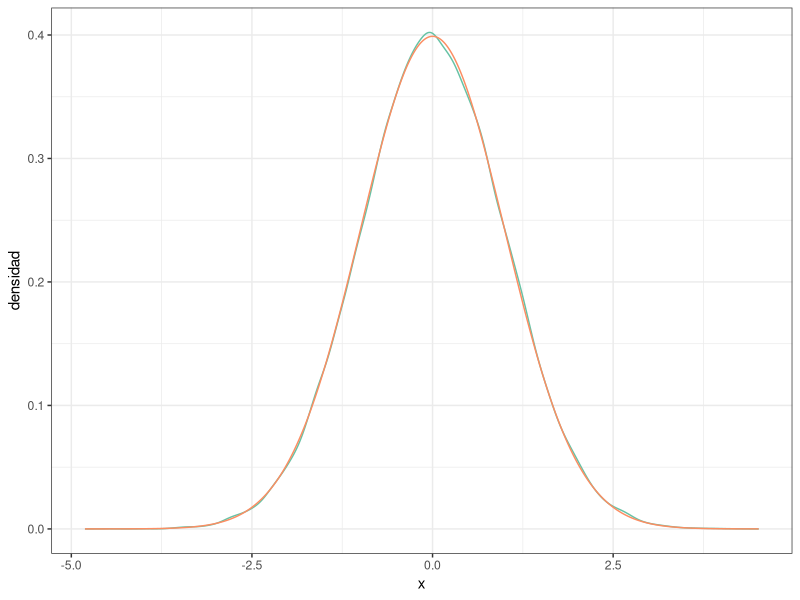
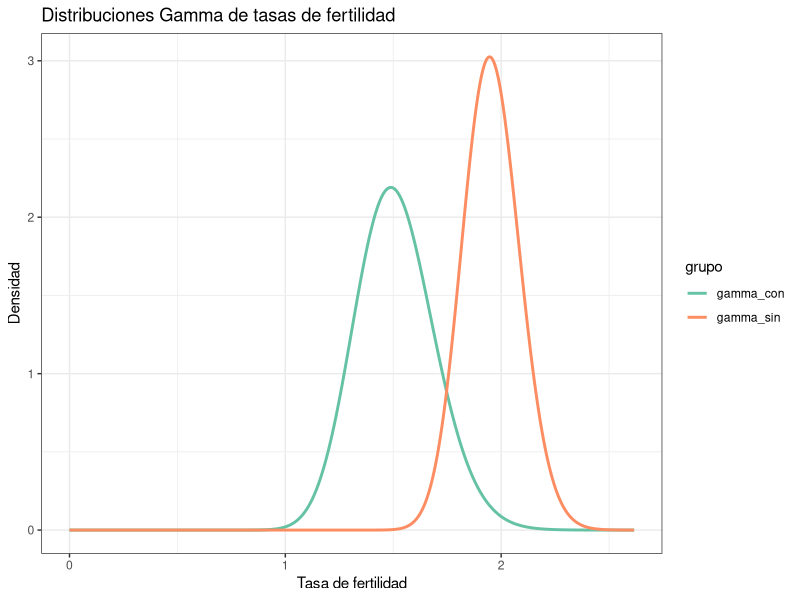

Write the R code that produced these figures, in order.
## ---- chunk 1
#| message: false

# Paquetes:
library(tidyverse)
library(RColorBrewer)


# Configuración de la salida gráfica:

PALETA <- brewer.pal(8, "Set2") # Colores por defecto
color_defecto  <- PALETA[1]
options(ggplot2.discrete.colour = PALETA)

theme_set(theme_bw()) # Tema "neutro" para la representación gráfica

# Redondea los números reales "inline":
options(digits = 3L)                
options(knitr.digits.signif = FALSE)
## ---- chunk 2
# Tiempo en s para leer un texto estándar en una prueba de lectura de las 2
#   clases de 1º de ESO en un colegio:
clase_1 <- tibble(
  id     = 1:27,
  tiempo = c(
    242, 249, 278, 273, 227, 257, 276, 236, 214, 141, 200, 201, 
    228, 271, 160, 275, 156, 246, 293, 306, 263, 247, 224, 160, 277, 
    168, 250
  )
)

clase_2 <- tibble(
  id     = 1:24,
  tiempo = c(
    195, 176, 237, 258, 226, 254, 292, 212, 215, 298, 235, 244, 
    144, 227, 166, 194, 261, 187, 224, 233, 180, 167, 193, 282
  )
)
## ---- chunk 3
MU_PREVIA     <- 247
SIGMA2_PREVIA <-  34^2
## ---- chunk 4
# Función para calcular la posterior
calcula_posterior <- function(datos, mu_previa, sigma2_previa) {
  n <- nrow(datos)
  y_barra <- mean(datos$tiempo)
  sigma2_y <- var(datos$tiempo)
  
  mu_post <- (sigma2_y * mu_previa + n * sigma2_previa * y_barra) / (sigma2_y + n * sigma2_previa)
  sigma2_post <- (sigma2_y * sigma2_previa) / (sigma2_y + n * sigma2_previa)
  
  tibble(
    mu_post = round(mu_post, 2),
    sigma2_post = round(sigma2_post, 2)
  )
}

# Resultados para cada clase
posterior_clase_1 <- calcula_posterior(clase_1, MU_PREVIA, SIGMA2_PREVIA)
posterior_clase_2 <- calcula_posterior(clase_2, MU_PREVIA, SIGMA2_PREVIA)

paste(
  "La posterior de la Clase 1 es N(μ=",
  posterior_clase_1$mu_post, ", σ=",
  posterior_clase_1$sigma2_post, ")"
)

paste(
  "La posterior de la Clase 2 es N(μ=",
  posterior_clase_2$mu_post, ", σ=",
  posterior_clase_2$sigma2_post, ")"
)
## ---- chunk 5
set.seed(20250318)
## ---- chunk 6
# 500 muestras para cada clase
muestras_clase_1 <- rnorm(
  500,
  mean = posterior_clase_1$mu_post,
  sd   = sqrt(posterior_clase_1$sigma2_post)
)

muestras_clase_2 <- rnorm(
  500,
  mean = posterior_clase_2$mu_post,
  sd   = sqrt(posterior_clase_2$sigma2_post)
)
## ---- chunk 7
# Media y varianza de las simulaciones (Monte Carlo)
media_mc_1    <- mean(muestras_clase_1)
varianza_mc_1 <- var(muestras_clase_1)

media_mc_2    <- mean(muestras_clase_2)
varianza_mc_2 <- var(muestras_clase_2)

# Comparación con los valores analíticos
tibble(
  clase      = c("Clase 1", "Clase 2"),
  media_mc   = c(media_mc_1, media_mc_2),
  var_mc     = c(varianza_mc_1, varianza_mc_2),
  media_analitica = c(posterior_clase_1$mu_post, posterior_clase_2$mu_post),
  var_analitica   = c(posterior_clase_1$sigma2_post, posterior_clase_2$sigma2_post)
)
## ---- chunk 8
# Clase 1
n_1 <- length(muestras_clase_1)
media_mc_1 <- mean(muestras_clase_1)
sd_mc_1 <- sqrt(var(muestras_clase_1)) # El enunciado pide explícitamente usar la varianza, pero se podría usar sd(muestras_clase_1) en su lugar
mcse_1 <- sd_mc_1 / sqrt(n_1)
ic_95_inf_1 <- media_mc_1 - 1.96 * mcse_1
ic_95_sup_1 <- media_mc_1 + 1.96 * mcse_1
amplitud_1 <- ic_95_sup_1 - ic_95_inf_1
dentro_1 <- posterior_clase_1$mu_post >= ic_95_inf_1 & posterior_clase_1$mu_post <= ic_95_sup_1

# Clase 2
n_2 <- length(muestras_clase_2)
media_mc_2 <- mean(muestras_clase_2)
sd_mc_2 <- sqrt(var(muestras_clase_2))
mcse_2 <- sd_mc_2 / sqrt(n_2)
ic_95_inf_2 <- media_mc_2 - 1.96 * mcse_2
ic_95_sup_2 <- media_mc_2 + 1.96 * mcse_2
amplitud_2 <- ic_95_sup_2 - ic_95_inf_2
dentro_2 <- posterior_clase_2$mu_post >= ic_95_inf_2 & posterior_clase_2$mu_post <= ic_95_sup_2

# Resultados en tabla
tibble(
  clase = c("Clase 1", "Clase 2"),
  media_mc = c(media_mc_1, media_mc_2),
  mcse = c(mcse_1, mcse_2),
  ic_95_inf = c(ic_95_inf_1, ic_95_inf_2),
  ic_95_sup = c(ic_95_sup_1, ic_95_sup_2),
  amplitud = c(amplitud_1, amplitud_2),
  media_analitica = c(posterior_clase_1$mu_post, posterior_clase_2$mu_post),
  dentro_intervalo = c(dentro_1, dentro_2)
)
## ---- chunk 9
# 1. Obtener la desviación estándar mayor de ambas distribuciones simuladas
sd_max <- max(sd(muestras_clase_1), sd(muestras_clase_2))

# 2. Calcular el tamaño muestral necesario para MCSE <= 0.005
mcse_objetivo <- 0.005
n_necesario <- ceiling((sd_max / mcse_objetivo)^2)

# 3. Volver a simular con ese tamaño muestral
set.seed(20250318)
muestras_clase_1_preciso <- rnorm(
  n_necesario,
  mean = posterior_clase_1$mu_post,
  sd   = sqrt(posterior_clase_1$sigma2_post)
)
muestras_clase_2_preciso <- rnorm(
  n_necesario,
  mean = posterior_clase_2$mu_post,
  sd   = sqrt(posterior_clase_2$sigma2_post)
)

# 4. Recalcular las medias y el MCSE
media_1_preciso <- mean(muestras_clase_1_preciso)
mcse_1_preciso  <- sd(muestras_clase_1_preciso) / sqrt(n_necesario)

media_2_preciso <- mean(muestras_clase_2_preciso)
mcse_2_preciso  <- sd(muestras_clase_2_preciso) / sqrt(n_necesario)

# 5. Mostrar resultados
tibble(
  clase = c("Clase 1", "Clase 2"),
  media_simulada = c(media_1_preciso, media_2_preciso),
  mcse = c(mcse_1_preciso, mcse_2_preciso),
  media_analitica = c(posterior_clase_1$mu_post, posterior_clase_2$mu_post),
  diferencia = c(abs(media_1_preciso - posterior_clase_1$mu_post),
                 abs(media_2_preciso - posterior_clase_2$mu_post)),
  precision_2_decimales = c(mcse_1_preciso <= mcse_objetivo, mcse_2_preciso <= mcse_objetivo)
)
## ---- chunk 10
# Intervalos de credibilidad del 99% (simulación)
ic_99_clase_1_sim <- quantile(muestras_clase_1_preciso, c(0.005, 0.995))
ic_99_clase_2_sim <- quantile(muestras_clase_2_preciso, c(0.005, 0.995))

# Intervalos de credibilidad del 99% (analítico)
ic_99_clase_1_ana <- qnorm(c(0.005, 0.995), mean = posterior_clase_1$mu_post, sd = sqrt(posterior_clase_1$sigma2_post))
ic_99_clase_2_ana <- qnorm(c(0.005, 0.995), mean = posterior_clase_2$mu_post, sd = sqrt(posterior_clase_2$sigma2_post))

# Cuartiles (simulación)
cuartiles_clase_1_sim <- quantile(muestras_clase_1_preciso, c(0.25, 0.75))
cuartiles_clase_2_sim <- quantile(muestras_clase_2_preciso, c(0.25, 0.75))

# Cuartiles (analítico)
cuartiles_clase_1_ana <- qnorm(c(0.25, 0.75), mean = posterior_clase_1$mu_post, sd = sqrt(posterior_clase_1$sigma2_post))
cuartiles_clase_2_ana <- qnorm(c(0.25, 0.75), mean = posterior_clase_2$mu_post, sd = sqrt(posterior_clase_2$sigma2_post))

# Probabilidad de media menor que la de la población (simulación)
prob_clase_1_sim <- mean(muestras_clase_1_preciso < MU_PREVIA)
prob_clase_2_sim <- mean(muestras_clase_2_preciso < MU_PREVIA)

# Probabilidad de media menor que la de la población (analítico)
prob_clase_1_ana <- pnorm(MU_PREVIA, mean = posterior_clase_1$mu_post, sd = sqrt(posterior_clase_1$sigma2_post))
prob_clase_2_ana <- pnorm(MU_PREVIA, mean = posterior_clase_2$mu_post, sd = sqrt(posterior_clase_2$sigma2_post))

# Resultados en tabla
tibble(
  clase = c("Clase 1", "Clase 2"),
  ic_99_sim_inf = c(ic_99_clase_1_sim[1], ic_99_clase_2_sim[1]),
  ic_99_sim_sup = c(ic_99_clase_1_sim[2], ic_99_clase_2_sim[2]),
  ic_99_ana_inf = c(ic_99_clase_1_ana[1], ic_99_clase_2_ana[1]),
  ic_99_ana_sup = c(ic_99_clase_1_ana[2], ic_99_clase_2_ana[2]),
  cuartil_25_sim = c(cuartiles_clase_1_sim[1], cuartiles_clase_2_sim[1]),
  cuartil_75_sim = c(cuartiles_clase_1_sim[2], cuartiles_clase_2_sim[2]),
  cuartil_25_ana = c(cuartiles_clase_1_ana[1], cuartiles_clase_2_ana[1]),
  cuartil_75_ana = c(cuartiles_clase_1_ana[2], cuartiles_clase_2_ana[2]),
  prob_sim = c(prob_clase_1_sim, prob_clase_2_sim),
  prob_ana = c(prob_clase_1_ana, prob_clase_2_ana)
)
## ---- chunk 11
# Método de Monte Carlo
prob_mc <- mean(muestras_clase_2_preciso > muestras_clase_1_preciso)
## ---- chunk 12
# Método analítico
media_diff <- posterior_clase_2$mu_post - posterior_clase_1$mu_post
sd_diff <- sqrt(posterior_clase_2$sigma2_post + posterior_clase_1$sigma2_post)
prob_ana <- 1 - pnorm(0, mean = media_diff, sd = sd_diff)
## ---- chunk 13
# Mostrar resultados
tibble(
  metodo = c("Monte Carlo", "Analítico"),
  probabilidad = c(prob_mc, prob_ana)
)
## ---- chunk 14
# Aleatorizar las muestras de la clase 2
set.seed(123)  # Para reproducibilidad
muestras_clase_2_aleat <- sample(muestras_clase_2_preciso)

# Calcular la probabilidad tras aleatorizar
prob_mc_aleat <- mean(muestras_clase_2_aleat > muestras_clase_1_preciso)

# Aleatorizar ambas muestras (opcional)
set.seed(456)
muestras_clase_1_aleat <- sample(muestras_clase_1_preciso)
prob_mc_ambas_aleat <- mean(muestras_clase_2_aleat > muestras_clase_1_aleat)

# Mostrar resultados
tibble(
  caso = c("Original", "Clase 2 aleatorizada", "Ambas aleatorizadas"),
  probabilidad = c(
    mean(muestras_clase_2_preciso > muestras_clase_1_preciso),
    prob_mc_aleat,
    prob_mc_ambas_aleat
  )
)
## ---- chunk 15
N_MC <- 50000L # Tamaño muestral para la simulación de la distribuión.

muestras_norm <- rnorm(N_MC) # Simulamos las muestras de la distribución

densidad_norm <- density(muestras_norm) # `density()` aplica el "suavizado"

# Convertimos la densidad en un "tibble" para manejarla más fácilmente 
densidad_normal <- tibble(
  x        = densidad_norm$x, # `x` == variable aleatoria
  densidad = densidad_norm$y
)

# Podemos representar la densidad gráficamente, junto con la curva normal:
densidad_normal |>
  mutate(dens_analitica = dnorm(x)) |>
  ggplot(aes(x, densidad)) +
  geom_line(color = color_defecto) +
  geom_line(aes(y = dens_analitica), color = PALETA[2])

# Obtenemos el valor de la moda:
estimador_map <- densidad_normal |> slice(which.max(densidad))
densidad_max  <- estimador_map |> pull(densidad)
moda          <- estimador_map |> pull(x)
## ---- chunk 16
# Para la Clase 1
densidad_1 <- density(muestras_clase_1_preciso)
densidad_clase_1 <- tibble(
  x = densidad_1$x,
  densidad = densidad_1$y
)
estimador_map_1 <- densidad_clase_1 |> slice(which.max(densidad))
moda_1 <- estimador_map_1 |> pull(x)
densidad_max_1 <- estimador_map_1 |> pull(densidad)

# Para la Clase 2
densidad_2 <- density(muestras_clase_2_preciso)
densidad_clase_2 <- tibble(
  x = densidad_2$x,
  densidad = densidad_2$y
)
estimador_map_2 <- densidad_clase_2 |> slice(which.max(densidad))
moda_2 <- estimador_map_2 |> pull(x)
densidad_max_2 <- estimador_map_2 |> pull(densidad)

# Comparación con el valor analítico (media de la posterior)
tibble(
  clase = c("Clase 1", "Clase 2"),
  map_mc = c(moda_1, moda_2),
  map_analitico = c(posterior_clase_1$mu_post, posterior_clase_2$mu_post)
)
## ---- chunk 17
# Parámetros
shape_sin <- 219
rate_sin  <- 112
shape_con <- 68
rate_con  <- 45

# Medias y desviaciones estándar
media_sin <- shape_sin / rate_sin
media_con <- shape_con / rate_con
sd_sin <- sqrt(shape_sin / rate_sin^2)
sd_con <- sqrt(shape_con / rate_con^2)

# Límite superior en media + 5 sd de la distribución más dispersa
limite_sup <- max(media_sin + 5*sd_sin, media_con + 5*sd_con)

# Creamos el eje con los límites y precisión 0.002
x <- seq(0, limite_sup, by = 0.002)

# Calculamos las densidades
densidades <- tibble(
  x = x,
  gamma_sin = dgamma(x, shape = shape_sin, rate = rate_sin),
  gamma_con = dgamma(x, shape = shape_con, rate = rate_con)
) |> 
  pivot_longer(-x, names_to = "grupo", values_to = "densidad")

# Representamos las probabilidades
ggplot(densidades, aes(x = x, y = densidad, color = grupo)) +
  geom_line(size = 1) +
  labs(
    title = "Distribuciones Gamma de tasas de fertilidad",
    x = "Tasa de fertilidad",
    y = "Densidad"
  )
## ---- chunk 18
# Calcular los parámetros de las dos distribuciones Gamma
shape_sin <- 219
rate_sin  <- 112
shape_con <- 68
rate_con  <- 45

media_sin <- shape_sin / rate_sin
media_con <- shape_con / rate_con
sd_sin <- sqrt(shape_sin) / rate_sin
sd_con <- sqrt(shape_con) / rate_con

tibble(
  grupo      = c("Sin titulación", "Con titulación"),
  media_fert   = c(media_sin, media_con),
  sd_fert     = c(sd_sin, sd_con)
)
## ---- chunk 19
# Calcular n necesario para una precisión de 3 decimales
z_99 <- qnorm(0.995)  # 99% bilateral: 2.58 aprox
mcse_objetivo <- 0.001 / z_99
sd_max <- max(sd_sin, sd_con)
n_necesario <- ceiling((sd_max / mcse_objetivo)^2)
## ---- chunk 20
# Simular muestras
set.seed(20250419)
muestras_sin <- rgamma(n_necesario, shape = shape_sin, rate = rate_sin)
muestras_con <- rgamma(n_necesario, shape = shape_con, rate = rate_con)

# Calcular probabilidad tasa fertilidad sin > con título
prob_mc <- mean(muestras_sin > muestras_con)

# Calcular MSCE e intérvalo de confianza
mcse_prob <- sqrt(prob_mc * (1 - prob_mc) / n_necesario)
ic_99_inf <- prob_mc - z_99 * mcse_prob
ic_99_sup <- prob_mc + z_99 * mcse_prob

# Representar resultados
tibble(
  probabilidad = prob_mc,
  mcse = mcse_prob,
  ic_99_inf = ic_99_inf,
  ic_99_sup = ic_99_sup,
  n_necesario = n_necesario
)
